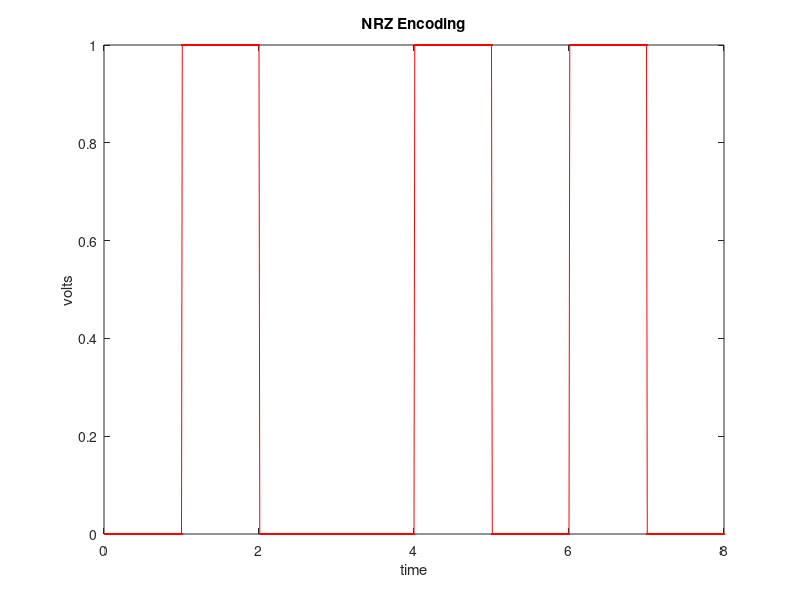

Write MATLAB code to recreate this figure.
input=[0 1 0 0 1 0 1 0];
goutput=[];
gtime=[];
index=0;
c=1;
for t=0.01:0.01:length(input)
  if mod(c,100)==1
    index=index+1;
  end
  goutput(c)=input(index);
  gtime(c)=t;
  c=c+1;
end
plot(gtime,goutput,'marker','.','color','r');
title('NRZ Encoding');
xlabel('time');
ylabel('volts');